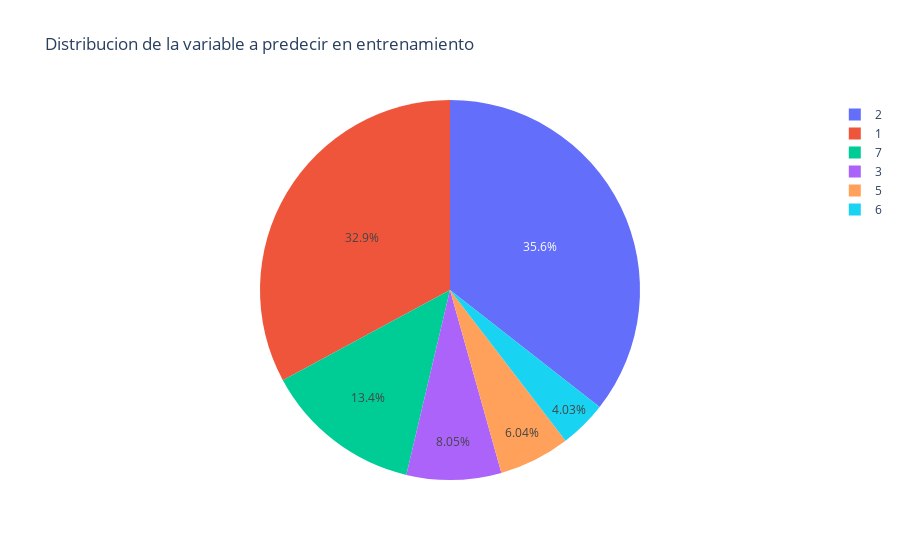

The code cell stored with this chart in its notebook:
### Code cell
fig = px.pie(
    pd.DataFrame(y_train, columns=['Type_of_glass']),
    names="Type_of_glass",
    title="Distribucion de la variable a predecir en entrenamiento"
)
fig.show()

### Figure 1 — Plotly figure (JSON) as saved in the notebook; plotly's stock layout.template omitted (floating-point values rounded to 4 significant figures; data arrays with more than 128 entries replaced by an {"elided": "..."} marker saying what was removed)
{"data": [{"domain": {"x": [0, 1], "y": [0, 1]}, "hovertemplate": "Type_of_glass=%{label}<extra></extra>", "labels": {"elided": "149 int values"}, "legendgroup": "", "name": "", "showlegend": true, "type": "pie"}], "layout": {"legend": {"tracegroupgap": 0}, "title": {"text": "Distribucion de la variable a predecir en entrenamiento"}}}
